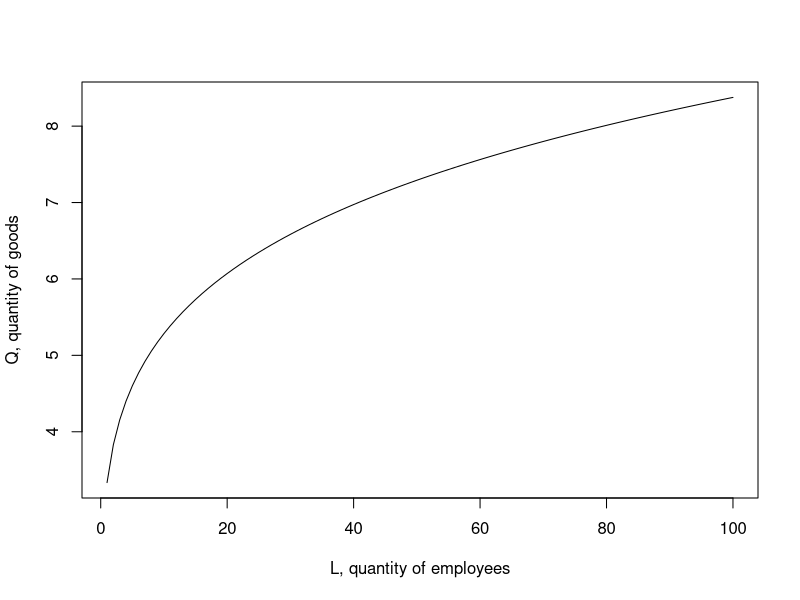
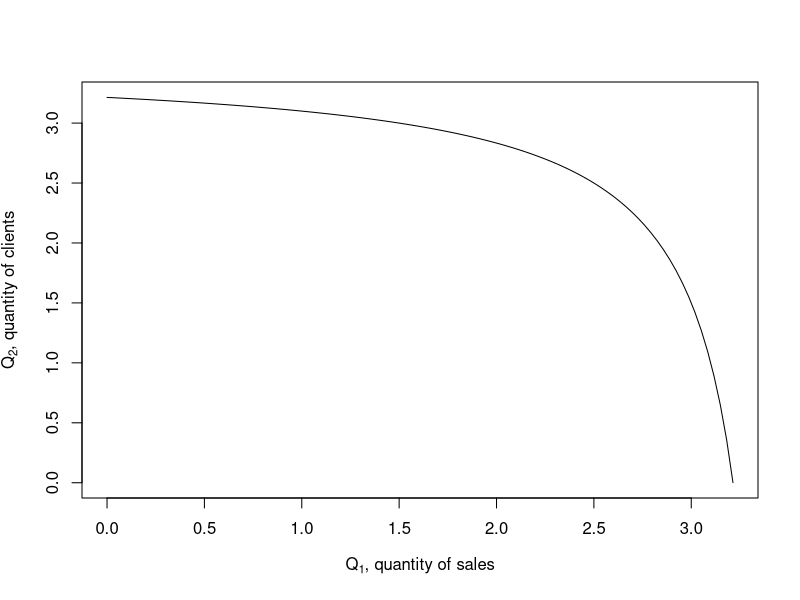
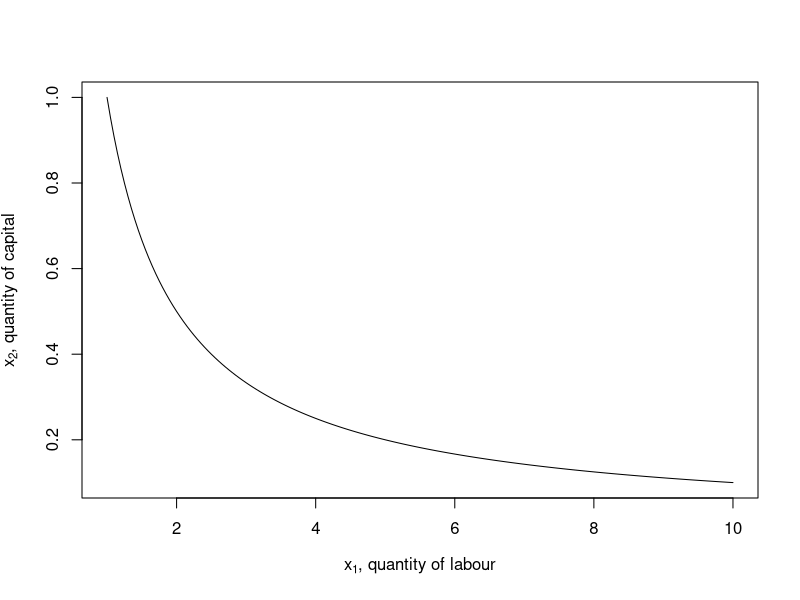
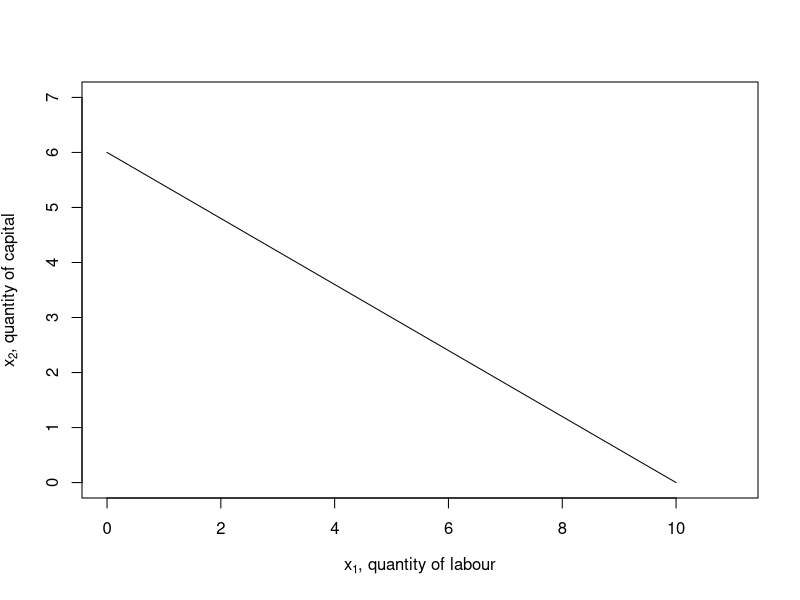

These figures' R source, in order:
# production function
A <- 1.1
L <- 1:100
K <- 4
alpha <- 0.8
beta <- 0.2
Q <- A * K^alpha * L^beta
plot(L, Q, type = "l", xlab = "L, quantity of employees", ylab = "Q, quantity of goods")


# production possibility curve
#Q1 <- 0:3
from <- 0
to <- 3.2142
Q1 <- seq(from = from, to = to, by = (to - from)/(100-1))
Q2 <- 1 / (Q1 - 7/2) + 7/2
plot(Q1, Q2, type = "l", xlab = expression("Q"[1]*", quantity of sales"), ylab = expression("Q"[2]*", quantity of clients"))


# isoquant
x1 <- seq(1, 10, by = 0.05)
x2 <- 1 / x1
plot(x1, x2, type = "l", xlab = expression("x"[1]*", quantity of labour"), ylab = expression("x"[2]*", quantity of capital"))


# isocost
x1 <- seq(0, 10, by = 1)
x2 <- -15/25 * x1 + 6
plot(x1, x2, type = "l", xlim = c(0, 11), ylim = c(0, 7), xlab = expression("x"[1]*", quantity of labour"), ylab = expression("x"[2]*", quantity of capital"))
